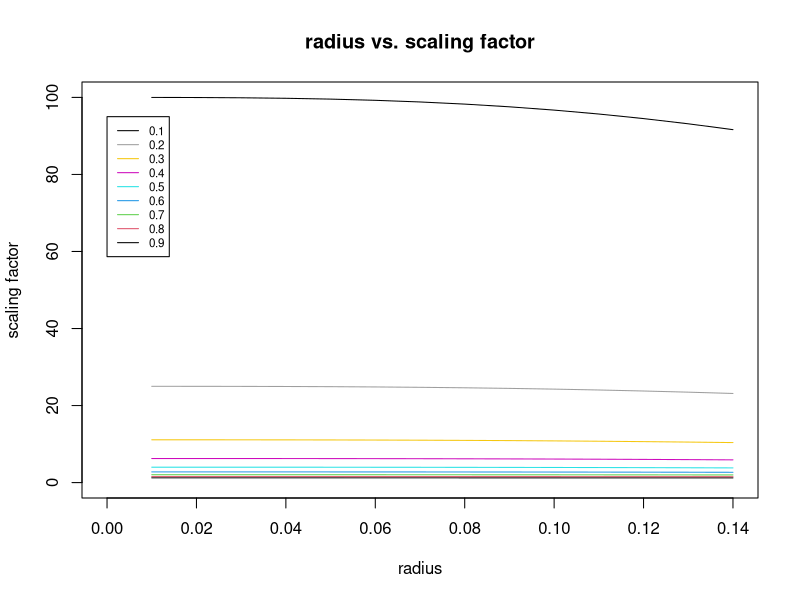
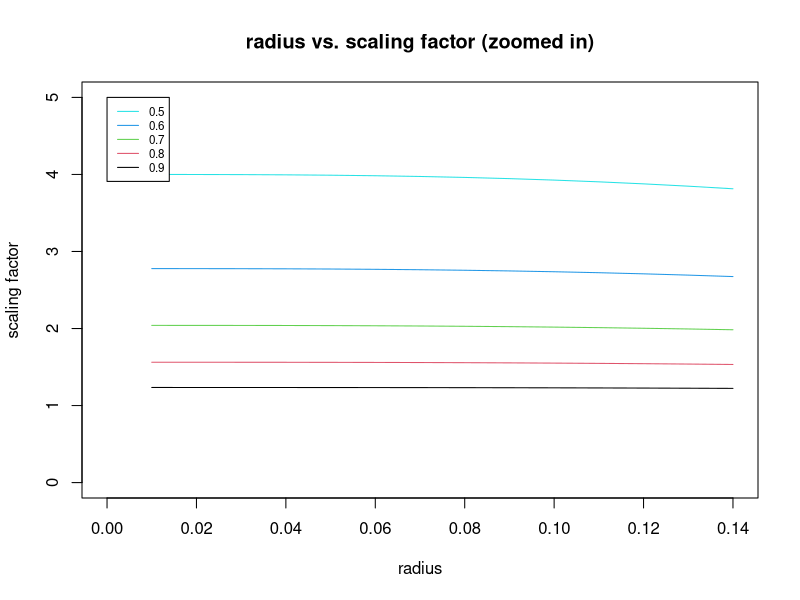

Recreate these plots in R, in order. (Note: this script raises an error after producing the figures.)
library(spatstat)
library(hash)

K_var <- function(radius, npoints, window = owin(c(0,1),c(0,1))) {
  # assuming window is unit square
  omega <- area(window)
  beta <- pi * (radius^2) / omega
  gamma <- perimeter(window) * radius / omega
  return(((2*(omega^2)*beta) * (1+0.305*gamma+beta*(-1+0.0132*npoints*gamma)))/(npoints^2))
}

variances <- c()
for (npoints in 10:280) {
  variances <- c(variances, K_var(0.01,npoints))
}

scaling_constant <- function(thinning_param, npoints, radius=seq(0,0.14,0.01), mean=FALSE) {
  if (mean==TRUE) {
    return (mean((K_var(radius,round(npoints*thinning_param))/K_var(radius,npoints))[-1]))
  } else {
    return(K_var(radius,round(npoints*thinning_param))/K_var(radius,npoints))
  }
}

# K_var_inhom <- function(intensity, radius = seq(0.0,0.14,0.01), thinning_param = 1, window = owin(c(0,1),c(0,1))) {
#   k_list <- data.frame(r)
#   for (sim in 1:1000) {
#     p <- rpoispp(intensity)
#     if (thinning_param < 1) {
#       unif <- runif(npoints(p), 0, 1)
#       p_df <- as.data.frame(p)
#       subprocess_df <- p_df[which(unif < thinning_param),]
#       p <- as.ppp(subprocess_df, window)
#     }
#     k_list <- cbind(k_list, as.data.frame(Kinhom(p, lambda=intensity, r = radius, correction=c("isotropic")))["iso"])
#   }
#   vars <- c()
#   for (r in 1:length(radius)) {
#     vars <- c(vars, var(as.numeric(k_list[r,-1])))
#   }
#   return(vars)
# }
# 
# K_var_inhom <- function(intensity, N = 4, radius = seq(0.0,0.14,0.01), thinning_param = 1, window = owin(c(0,1),c(0,1))) {
#   vars <- data.frame(radius)
#   for (sim in 1:10) {
#     p <- rpoispp(intensity, win=window)
#     if (thinning_param < 1) {
#       unif <- runif(npoints(p), 0, 1)
#       p_df <- as.data.frame(p)
#       subprocess_df <- p_df[which(unif < thinning_param),]
#       rownames(subprocess_df) <- seq(1, nrow(subprocess_df))
#       p <- as.ppp(subprocess_df, window)
#     }
#     plot(p)
#     npoints <- npoints(p)
#     r <- t(as.data.frame(replicate(npoints,radius)))
#     weights <- edge.Ripley(p,pairdist(p))
#     a <- 1/N
#     increment <- 1/sqrt(N)
#     window <- owin(c(0, increment), c(0,increment))
#     k_vals <- data.frame(radius)
#     
#     marks <- as.data.frame(matrix(0, ncol = length(radius), nrow = npoints))
#     datadf <- as.data.frame(p)
#     
#     for (point in 1:(nrow(datadf)-1)) {
#       x1 <- datadf[point,1]
#       y1 <- datadf[point,2]
#       for (other_point in (point+1):(nrow(datadf))) {
#         x2 <- datadf[other_point,1]
#         y2 <- datadf[other_point,2]
#         for (radius_index in 1:15) {
#           current_radius <- seq(0.0, 0.14, 0.01)[radius_index]
#           if ((x1-x2)**2+(y1-y2)**2 <= current_radius**2) {
#             marks[point,radius_index:15] <- marks[point,radius_index:15] + rep(weights[point, other_point], each=length(radius_index:15))
#             marks[other_point,radius_index:15] <- marks[other_point,radius_index:15] + rep(weights[other_point, point], each=length(radius_index:15))
#             break
#           }
#         }
#       }
#     }
#     marks(p) <- marks
#     
#     # only for N=4 for now
#     blocks = hash()
#     block_count <- 0
#     for (xstart in head(seq(0,1,length.out = sqrt(N) + 1),-1)) {
#       for (ystart in head(seq(0,1,length.out = sqrt(N) + 1),-1)) {
#         block_count = block_count +  1
#         blocks[[as.character(block_count)]] = subset(p, xstart <= x & x < xstart + increment & ystart <= y & y < ystart + increment)
#       }
#     }
#     print(blocks)
#     
#     s1 <- c()
#     s2 <- rep(0,length(radius))
#     s3 <- rep(0,length(radius))
#     s4 <- rep(0,length(radius))
#     s5 <- rep(0,length(radius))
#     
#     for (r in 1:length(radius)) {
#       s1 <- c(s1, sum(marks(p)[,r]^2))
#     }
#     
#     for (block1 in 1:N) {
#       block_marks <- marks(blocks[[as.character(block1)]])
#       rownames(block_marks) <- seq(1,nrow(block_marks))
#         
#       for (r in 1:length(radius)) {
#         s4 <- c(s4, sum(block_marks[,r])^2)
#       }
#         
#       for (point1 in 1:(nrow(block_marks)-1)) {
#         for (point2 in (point1+1):nrow(block_marks)) {
#           s2 <- s2 + block_marks[point1,] * block_marks[point2,]
#         }
#       }
#     }
#     
#     for (block1 in 1:(N-1)) {
#         for (block2 in (block1+1):N) {
#           block_marks1 <- marks(blocks[[as.character(block1)]])
#           rownames(block_marks1) <- seq(1,nrow(block_marks1))
#           block_marks2 <- marks(blocks[[as.character(block2)]])
#           rownames(block_marks2) <- seq(1,nrow(block_marks2))
#           s5 <- s5 + colSums(block_marks1) * colSums(block_marks2)
#           for (point1 in 1:nrow(block_marks1)) {
#             for (point2 in 1:nrow(block_marks2)) {
#               s3 <- s3 + block_marks1[point1,] * block_marks2[point2,]
#             }
#           }
#   
#         }
#         
#     }
#     vars <- cbind(vars, t((s1+s2+s3-s4-s5)/(area(window)^2)))
#   }
#   average_vars <- c()
#   for (r in 1:length(radius)) {
#     average_vars <- c(average_vars, mean(as.numeric(vars[r,-1])))
#   }
#   return(average_vars)
# }

scaling_constant_inhom <- function(thinning_param, intensity, radius=seq(0,0.14,0.01), mean=FALSE) {
  if (mean==TRUE) {
    return(mean(as.numeric((K_var_inhom(intensity, radius=radius, thinning_param = thinning_param)/K_var_inhom(intensity, radius=radius, thinning_param = 1))[-1])))
  } else {
    return((K_var_inhom(intensity, radius=radius, thinning_param = thinning_param)/K_var_inhom(intensity, radius=radius, thinning_param = 1)))
  }
}

# homogenous

plot(seq(0,0.14,0.01), scaling_constant(0.9, 250), type="l", lty=1, col=1, ylim=c(0,100), xlab="radius", ylab="scaling factor", main="radius vs. scaling factor")
lines(seq(0,0.14,0.01), scaling_constant(0.8, 250), lty=1, col=2)
lines(seq(0,0.14,0.01), scaling_constant(0.7, 250), lty=1, col=3)
lines(seq(0,0.14,0.01), scaling_constant(0.6, 250), lty=1, col=4)
lines(seq(0,0.14,0.01), scaling_constant(0.5, 250), lty=1, col=5)
lines(seq(0,0.14,0.01), scaling_constant(0.4, 250), lty=1, col=6)
lines(seq(0,0.14,0.01), scaling_constant(0.3, 250), lty=1, col=7)
lines(seq(0,0.14,0.01), scaling_constant(0.2, 250), lty=1, col=8)
lines(seq(0,0.14,0.01), scaling_constant(0.1, 250), lty=1, col=9)
legend(0, 95, legend=c("0.1", "0.2", "0.3", "0.4", "0.5", "0.6", "0.7", "0.8", "0.9"),
       col=c(9,8,7,6,5,4,3,2,1), lty =1, cex=0.7)


plot(seq(0,0.14,0.01), scaling_constant(0.9, 250), type="l", lty=1, col=1, ylim=c(0,5), xlab="radius", ylab="scaling factor", main="radius vs. scaling factor (zoomed in)")
lines(seq(0,0.14,0.01), scaling_constant(0.8, 250), lty=1, col=2)
lines(seq(0,0.14,0.01), scaling_constant(0.7, 250), lty=1, col=3)
lines(seq(0,0.14,0.01), scaling_constant(0.6, 250), lty=1, col=4)
lines(seq(0,0.14,0.01), scaling_constant(0.5, 250), lty=1, col=5)
legend(0, 5, legend=c("0.5", "0.6", "0.7", "0.8", "0.9"),
       col=c(5,4,3,2,1), lty =1, cex=0.7)

# inhomogenous
plot(seq(0,0.14,0.01), scaling_constant_inhom(0.9, intensity2), type="l", lty=1, col=1, ylim=c(0,10), xlab="radius", ylab="scaling factor", main="radius vs. scaling factor (inhomogenous)")
lines(seq(0,0.14,0.01), scaling_constant_inhom(0.8, intensity2), lty=1, col=2)
lines(seq(0,0.14,0.01), scaling_constant_inhom(0.7, intensity2), lty=1, col=3)
lines(seq(0,0.14,0.01), scaling_constant_inhom(0.6, intensity2), lty=1, col=4)
lines(seq(0,0.14,0.01), scaling_constant_inhom(0.5, intensity2), lty=1, col=5)
lines(seq(0,0.14,0.01), scaling_constant_inhom(0.4, intensity2), lty=1, col=6)
lines(seq(0,0.14,0.01), scaling_constant_inhom(0.3, intensity2), lty=1, col=7)
lines(seq(0,0.14,0.01), scaling_constant_inhom(0.2, intensity2), lty=1, col=8)
lines(seq(0,0.14,0.01), scaling_constant_inhom(0.1, intensity2), lty=1, col=9)
legend(0, 10, legend=c("0.1", "0.2", "0.3", "0.4", "0.5", "0.6", "0.7", "0.8", "0.9"),
       col=c(9,8,7,6,5,4,3,2,1), lty =1, cex=0.7)
